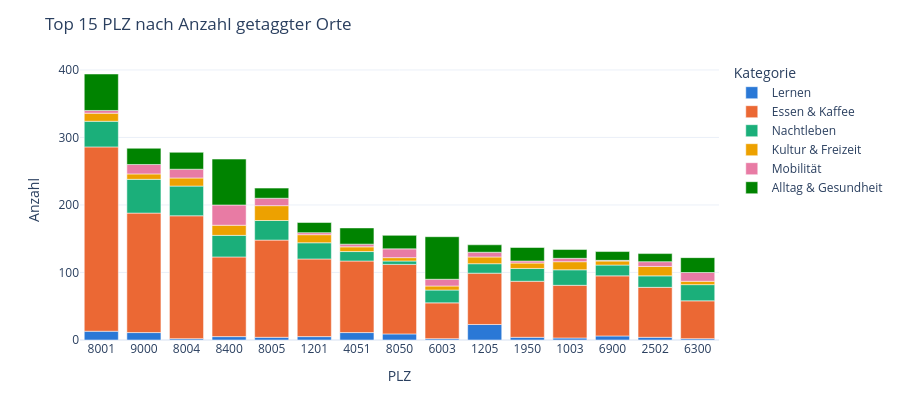

The code cell stored with this chart in its notebook:
### Code cell
top = (df[df["postcode"].str.fullmatch(r"\d{4}", na=False)]
         .groupby(["postcode", "category"], observed=True).size().reset_index(name="Anzahl"))
top_pc = top.groupby("postcode")["Anzahl"].sum().nlargest(15).index
fig = px.bar(top[top["postcode"].isin(top_pc)], x="postcode", y="Anzahl", color="category",
             color_discrete_map=COLORS, category_orders={"category": CAT_ORDER, "postcode": list(top_pc)},
             labels={"postcode": "PLZ", "category": "Kategorie"})
fig.update_layout(title="Top 15 PLZ nach Anzahl getaggter Orte", height=420)
fig.show()

### Figure 1 — Plotly figure (JSON) as saved in the notebook; plotly's stock layout.template omitted (floating-point values rounded to 4 significant figures)
{"data": [{"hovertemplate": "Kategorie=Lernen<br>PLZ=%{x}<br>Anzahl=%{y}<extra></extra>", "legendgroup": "Lernen", "marker": {"color": "#2a78d6", "pattern": {"shape": ""}}, "name": "Lernen", "orientation": "v", "showlegend": true, "textposition": "auto", "type": "bar", "x": ["1003", "1201", "1205", "1950", "2502", "4051", "6003", "6300", "6900", "8001", "8004", "8005", "8050", "8400", "9000"], "xaxis": "x", "y": [3, 5, 23, 4, 4, 11, 2, 2, 6, 13, 2, 4, 9, 5, 11], "yaxis": "y"}, {"hovertemplate": "Kategorie=Essen & Kaffee<br>PLZ=%{x}<br>Anzahl=%{y}<extra></extra>", "legendgroup": "Essen & Kaffee", "marker": {"color": "#eb6834", "pattern": {"shape": ""}}, "name": "Essen & Kaffee", "orientation": "v", "showlegend": true, "textposition": "auto", "type": "bar", "x": ["1003", "1201", "1205", "1950", "2502", "4051", "6003", "6300", "6900", "8001", "8004", "8005", "8050", "8400", "9000"], "xaxis": "x", "y": [78, 115, 76, 83, 74, 106, 53, 56, 89, 273, 182, 144, 103, 118, 177], "yaxis": "y"}, {"hovertemplate": "Kategorie=Nachtleben<br>PLZ=%{x}<br>Anzahl=%{y}<extra></extra>", "legendgroup": "Nachtleben", "marker": {"color": "#1baf7a", "pattern": {"shape": ""}}, "name": "Nachtleben", "orientation": "v", "showlegend": true, "textposition": "auto", "type": "bar", "x": ["1003", "1201", "1205", "1950", "2502", "4051", "6003", "6300", "6900", "8001", "8004", "8005", "8050", "8400", "9000"], "xaxis": "x", "y": [23, 24, 14, 19, 17, 14, 19, 24, 16, 38, 44, 29, 5, 32, 50], "yaxis": "y"}, {"hovertemplate": "Kategorie=Kultur & Freizeit<br>PLZ=%{x}<br>Anzahl=%{y}<extra></extra>", "legendgroup": "Kultur & Freizeit", "marker": {"color": "#eda100", "pattern": {"shape": ""}}, "name": "Kultur & Freizeit", "orientation": "v", "showlegend": true, "textposition": "auto", "type": "bar", "x": ["1003", "1201", "1205", "1950", "2502", "4051", "6003", "6300", "6900", "8001", "8004", "8005", "8050", "8400", "9000"], "xaxis": "x", "y": [12, 12, 10, 8, 14, 7, 6, 5, 6, 12, 12, 22, 5, 15, 8], "yaxis": "y"}, {"hovertemplate": "Kategorie=Mobilität<br>PLZ=%{x}<br>Anzahl=%{y}<extra></extra>", "legendgroup": "Mobilität", "marker": {"color": "#e87ba4", "pattern": {"shape": ""}}, "name": "Mobilität", "orientation": "v", "showlegend": true, "textposition": "auto", "type": "bar", "x": ["1003", "1201", "1205", "1950", "2502", "4051", "6003", "6300", "6900", "8001", "8004", "8005", "8050", "8400", "9000"], "xaxis": "x", "y": [5, 3, 7, 3, 7, 4, 10, 13, 1, 4, 13, 11, 13, 30, 14], "yaxis": "y"}, {"hovertemplate": "Kategorie=Alltag & Gesundheit<br>PLZ=%{x}<br>Anzahl=%{y}<extra></extra>", "legendgroup": "Alltag & Gesundheit", "marker": {"color": "#008300", "pattern": {"shape": ""}}, "name": "Alltag & Gesundheit", "orientation": "v", "showlegend": true, "textposition": "auto", "type": "bar", "x": ["1003", "1201", "1205", "1950", "2502", "4051", "6003", "6300", "6900", "8001", "8004", "8005", "8050", "8400", "9000"], "xaxis": "x", "y": [13, 15, 11, 20, 12, 24, 63, 22, 13, 54, 25, 15, 20, 68, 24], "yaxis": "y"}], "layout": {"barmode": "relative", "height": 420, "legend": {"title": {"text": "Kategorie"}, "tracegroupgap": 0}, "margin": {"t": 60}, "title": {"text": "Top 15 PLZ nach Anzahl getaggter Orte"}, "xaxis": {"anchor": "y", "categoryarray": ["8001", "9000", "8004", "8400", "8005", "1201", "4051", "8050", "6003", "1205", "1950", "1003", "6900", "2502", "6300"], "categoryorder": "array", "domain": [0, 1], "title": {"text": "PLZ"}}, "yaxis": {"anchor": "x", "domain": [0, 1], "title": {"text": "Anzahl"}}}}
